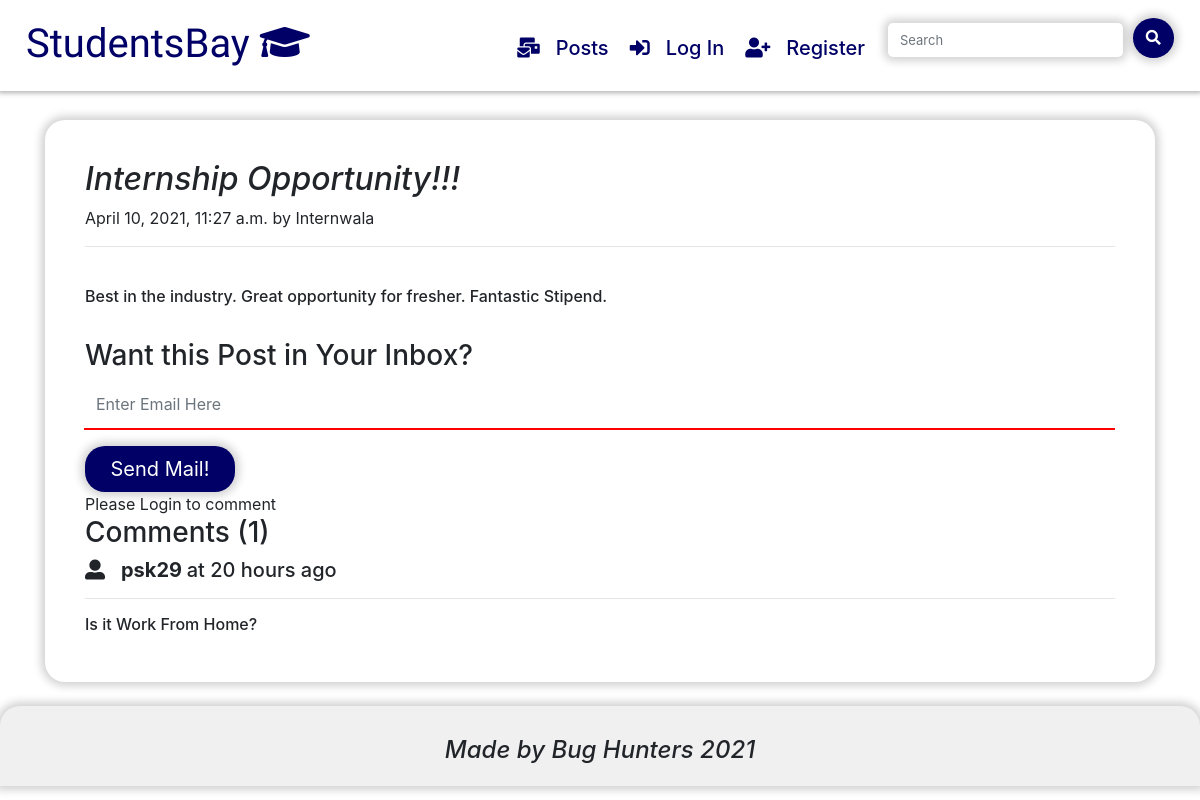
The page /posts/internship_internwala on the database as committed earlier.
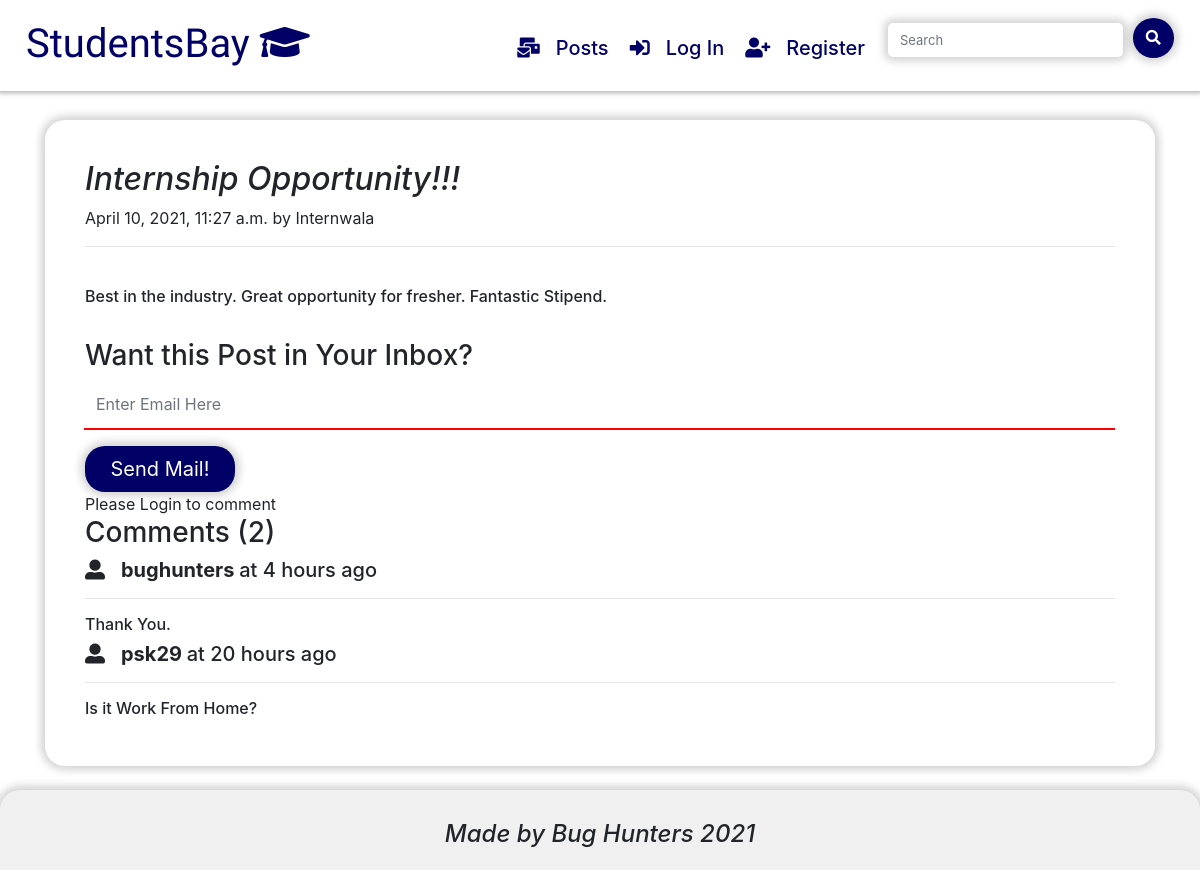
The same page on the database as committed later.
### posts/models.py (models this page shows, shortened)
class PostComment(models.Model):
    sno = models.AutoField(primary_key=True)
    comment = models.TextField()
    user = models.ForeignKey(User, on_delete=models.CASCADE)
    post = models.ForeignKey(Post, on_delete=models.CASCADE)
    parent = models.ForeignKey('self',on_delete=models.CASCADE,null=True)
    timeStamp = models.DateTimeField(default=now)

### posts/views.py (the view)
# urls.py: path('<str:slug>',views.post,name='post'),
def post(request, slug):
    post = Post.objects.filter(slug=slug).first()
    global postcontent
    global posttitle
    postcontent = post.content
    posttitle = post.title
    post.save()
    comments = PostComment.objects.filter(post=post).order_by('-sno')
    context = {
        'post' : post,
        'comments' : comments,
        'user' : request.user,
    }
    return render(request,'posts/post.html',context)

### templates/posts/post.html (shortened to what this page needs)
{% extends 'base.html' %}
{% block body %}
{% load humanize %}
<br>
<br>
        <div class="container">
            <div class="row">
                <div class="col-md-12">
                    <div class="card post_card">
                        <div class="card-body">
                            <h2 class="blog-post-title"><i>{{post.title}}</i></h2>
                            <p class="blog-post-meta">{{post.timeStamp}} by <a>{{post.publisher}}</a></p>
                            <hr>
                            <br>
                            <h6>{{post.content | safe}}</h6>
                            <br>
                            <h3>Want this Post in Your Inbox?</h3>
                            <form action='/posts/emailme' method='post'>
    <div class="input-group mb-3">
        <input type="text" class="form-control  comment_box" name="uemail" placeholder="Enter Email Here">
    </div>
    <button type="submit" class="comment_submit btn-lg" >Send Mail!</button>
</form>
                            {% if user.is_authenticated %}
                            <h3>Comment Your Queries!!!</h3>
                            <form action="/posts/postComment" method="post">
                                {% csrf_token %}
                                <div class="form-group">
                                    <input type="text" class="form-control comment_box" name="comment" placeholder="Comment something">
                                </div>
                                <input type="hidden" name="postSno" value="{{post.sno}}">
                                <button type="submit" class="comment_submit btn-lg">Submit</button>
                            </form>
{% else %}
Please Login to comment
{% endif %}
<div class="row">
    <div class="col-md-12">
        <h3>Comments ({{comments.count}})</h3>
    </div>
</div>
{% for comment in comments %}
    <div class="row">
        <div class="col-md-12">
            <h5><i class="fas fa-user-alt"></i> &nbsp; <b> {{comment.user.username}} </b> at {{comment.timeStamp | naturaltime}} </h5>
            <hr>
            <h6>{{comment.comment}}</h6>
        </div>
    </div>
{% endfor %}
</div>
</div>
</div>
</div>
</div>
<br>
{% endblock body %}

Rows that differ between the two databases and show on the page:
added PostComment: user.username "bughunters", timeStamp "4 hours ago", comment "Thank You."
Other text that changed with them:
{{ comments.count }}: "1" → "2"
